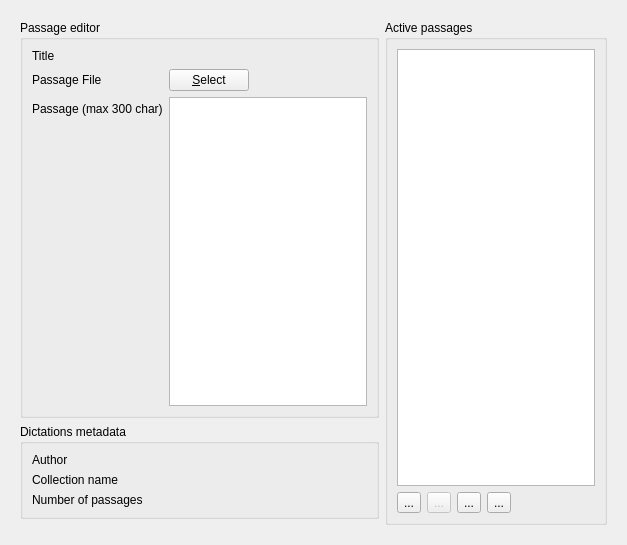
<?xml version="1.0" encoding="UTF-8"?>
<ui version="4.0">
 <class>DictationEditor</class>
 <widget class="QWidget" name="DictationEditor">
  <property name="geometry">
   <rect>
    <x>0</x>
    <y>0</y>
    <width>627</width>
    <height>545</height>
   </rect>
  </property>
  <property name="windowTitle">
   <string>Form</string>
  </property>
  <layout class="QVBoxLayout" name="verticalLayout">
   <item>
    <widget class="QScrollArea" name="scrollArea">
     <property name="frameShape">
      <enum>QFrame::NoFrame</enum>
     </property>
     <property name="widgetResizable">
      <bool>true</bool>
     </property>
     <widget class="QWidget" name="scrollAreaWidgetContents">
      <property name="geometry">
       <rect>
        <x>0</x>
        <y>0</y>
        <width>609</width>
        <height>527</height>
       </rect>
      </property>
      <layout class="QGridLayout" name="gridLayout_3">
       <item row="0" column="0">
        <widget class="QGroupBox" name="m_groupPassageEditor">
         <property name="title">
          <string>Passage editor</string>
         </property>
         <layout class="QFormLayout" name="formLayout">
          <item row="0" column="0">
           <widget class="QLabel" name="label">
            <property name="text">
             <string>Title</string>
            </property>
           </widget>
          </item>
          <item row="0" column="1">
           <widget class="LineEditWithStatus" name="m_txtTitle" native="true"/>
          </item>
          <item row="1" column="0">
           <widget class="QLabel" name="label_8">
            <property name="text">
             <string>Passage File</string>
            </property>
           </widget>
          </item>
          <item row="1" column="1">
           <layout class="QHBoxLayout" name="horizontalLayout">
            <item>
             <widget class="QPushButton" name="m_btnPassageSelect">
              <property name="text">
               <string>&amp;Select</string>
              </property>
             </widget>
            </item>
            <item>
             <widget class="LabelWithStatus" name="m_lblPassageStatus" native="true">
              <property name="sizePolicy">
               <sizepolicy hsizetype="Expanding" vsizetype="Preferred">
                <horstretch>0</horstretch>
                <verstretch>0</verstretch>
               </sizepolicy>
              </property>
              <property name="layoutDirection">
               <enum>Qt::RightToLeft</enum>
              </property>
             </widget>
            </item>
           </layout>
          </item>
          <item row="2" column="0">
           <widget class="QLabel" name="label_7">
            <property name="text">
             <string>Passage (max 300 char)</string>
            </property>
           </widget>
          </item>
          <item row="2" column="1">
           <widget class="QTextEdit" name="m_txtPassage">
            <property name="sizePolicy">
             <sizepolicy hsizetype="Expanding" vsizetype="Expanding">
              <horstretch>1</horstretch>
              <verstretch>1</verstretch>
             </sizepolicy>
            </property>
            <property name="horizontalScrollBarPolicy">
             <enum>Qt::ScrollBarAlwaysOff</enum>
            </property>
           </widget>
          </item>
         </layout>
        </widget>
       </item>
       <item row="0" column="1" rowspan="3">
        <widget class="QGroupBox" name="groupBox_2">
         <property name="title">
          <string>Active passages</string>
         </property>
         <layout class="QGridLayout" name="gridLayout_2">
          <item row="1" column="0">
           <widget class="PlainToolButton" name="m_btnPassageAdd">
            <property name="toolTip">
             <string>Add new passage.</string>
            </property>
            <property name="text">
             <string>...</string>
            </property>
            <property name="iconSize">
             <size>
              <width>24</width>
              <height>24</height>
             </size>
            </property>
           </widget>
          </item>
          <item row="1" column="3">
           <widget class="PlainToolButton" name="m_btnPassageDown">
            <property name="toolTip">
             <string>Move passage down.</string>
            </property>
            <property name="text">
             <string>...</string>
            </property>
            <property name="iconSize">
             <size>
              <width>24</width>
              <height>24</height>
             </size>
            </property>
           </widget>
          </item>
          <item row="1" column="1">
           <widget class="PlainToolButton" name="m_btnPassageRemove">
            <property name="enabled">
             <bool>false</bool>
            </property>
            <property name="toolTip">
             <string>Remove selected passage.</string>
            </property>
            <property name="text">
             <string>...</string>
            </property>
            <property name="iconSize">
             <size>
              <width>24</width>
              <height>24</height>
             </size>
            </property>
           </widget>
          </item>
          <item row="1" column="2">
           <widget class="PlainToolButton" name="m_btnPassageUp">
            <property name="toolTip">
             <string>Move passage up.</string>
            </property>
            <property name="text">
             <string>...</string>
            </property>
            <property name="iconSize">
             <size>
              <width>24</width>
              <height>24</height>
             </size>
            </property>
           </widget>
          </item>
          <item row="1" column="4">
           <spacer name="horizontalSpacer">
            <property name="orientation">
             <enum>Qt::Horizontal</enum>
            </property>
            <property name="sizeHint" stdset="0">
             <size>
              <width>40</width>
              <height>20</height>
             </size>
            </property>
           </spacer>
          </item>
          <item row="0" column="0" colspan="5">
           <widget class="QListWidget" name="m_listPassages">
            <property name="sizePolicy">
             <sizepolicy hsizetype="Expanding" vsizetype="Expanding">
              <horstretch>1</horstretch>
              <verstretch>0</verstretch>
             </sizepolicy>
            </property>
            <property name="toolTip">
             <string>This list contains already added passages.</string>
            </property>
           </widget>
          </item>
         </layout>
        </widget>
       </item>
       <item row="1" column="0">
        <widget class="QGroupBox" name="groupBox_3">
         <property name="title">
          <string>Dictations metadata</string>
         </property>
         <layout class="QFormLayout" name="formLayout_2">
          <property name="fieldGrowthPolicy">
           <enum>QFormLayout::AllNonFixedFieldsGrow</enum>
          </property>
          <item row="0" column="0">
           <widget class="QLabel" name="label_3">
            <property name="text">
             <string>Author</string>
            </property>
           </widget>
          </item>
          <item row="0" column="1">
           <widget class="LineEditWithStatus" name="m_txtAuthor" native="true"/>
          </item>
          <item row="1" column="0">
           <widget class="QLabel" name="label_4">
            <property name="text">
             <string>Collection name</string>
            </property>
           </widget>
          </item>
          <item row="1" column="1">
           <widget class="LineEditWithStatus" name="m_txtName" native="true"/>
          </item>
          <item row="2" column="0">
           <widget class="QLabel" name="label_6">
            <property name="text">
             <string>Number of passages</string>
            </property>
           </widget>
          </item>
          <item row="2" column="1">
           <widget class="LineEditWithStatus" name="m_txtNumberOfPassages" native="true"/>
          </item>
         </layout>
        </widget>
       </item>
      </layout>
     </widget>
    </widget>
   </item>
  </layout>
 </widget>
 <customwidgets>
  <customwidget>
   <class>PlainToolButton</class>
   <extends>QToolButton</extends>
   <header>plaintoolbutton.h</header>
  </customwidget>
  <customwidget>
   <class>LineEditWithStatus</class>
   <extends>QWidget</extends>
   <header>lineeditwithstatus.h</header>
   <container>1</container>
  </customwidget>
  <customwidget>
   <class>LabelWithStatus</class>
   <extends>QWidget</extends>
   <header>labelwithstatus.h</header>
   <container>1</container>
  </customwidget>
 </customwidgets>
 <resources/>
 <connections/>
</ui>
